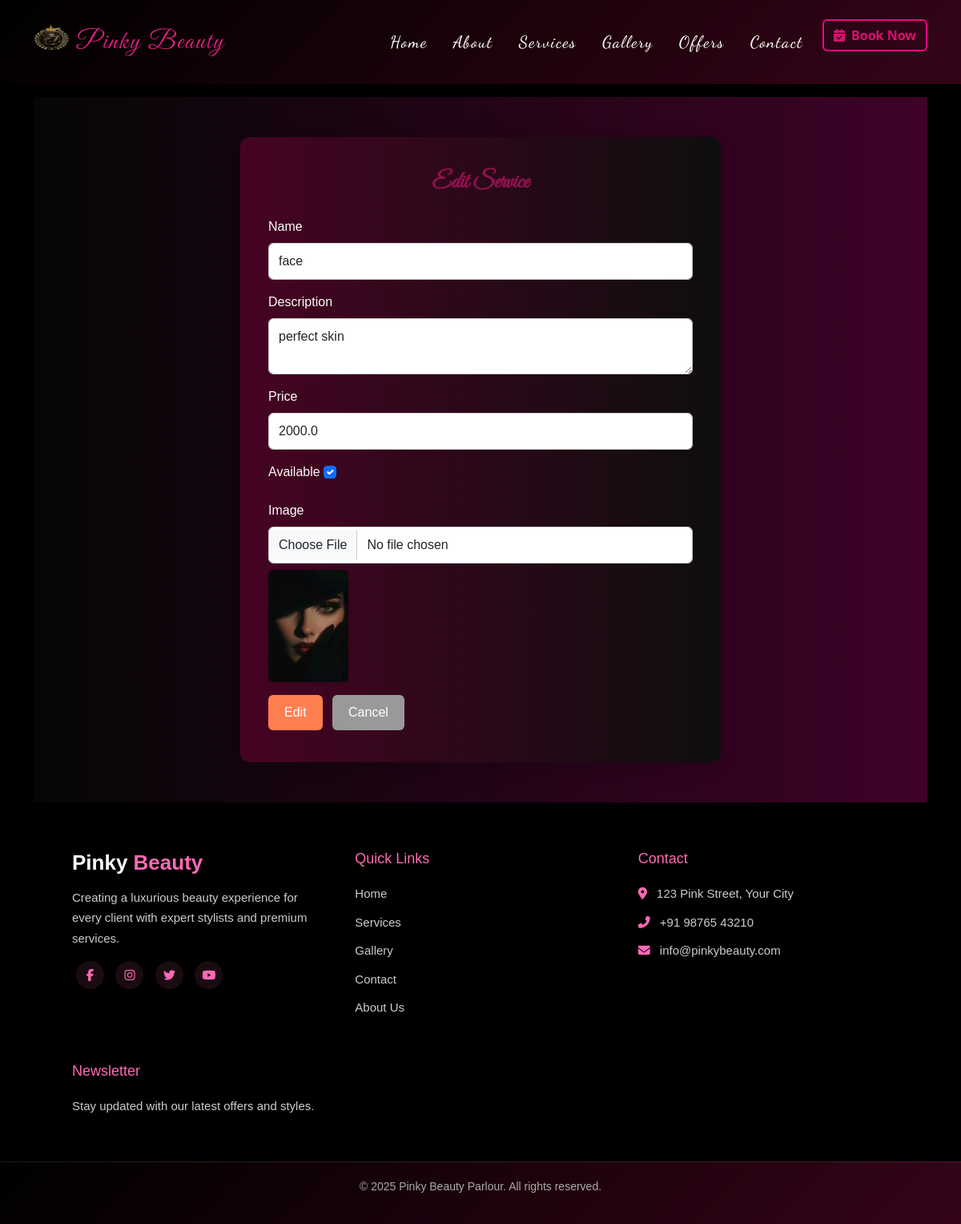
The page /edit-service/2/ (signed in) on the database its author committed.
### main/models.py (models this page shows, shortened)
class Service(models.Model):
    name = models.CharField(max_length=100)
    description = models.TextField()
    price = models.FloatField()
    image = models.ImageField(upload_to='services/')
    available = models.BooleanField(default=True)

### main/views.py (the view)
# urls.py: path('edit-service/<int:id>/', views.edit_service, name='edit_service'),
@login_required
def edit_service(request, id):
    service = get_object_or_404(Service, id=id)
    fields = [
        {'label': 'Name', 'name': 'name', 'type': 'text'},
        {'label': 'Description', 'name': 'description', 'type': 'textarea'},
        {'label': 'Price', 'name': 'price', 'type': 'number'},
        {'label': 'Available', 'name': 'available', 'type': 'checkbox'},
        {'label': 'Image', 'name': 'image', 'type': 'file'},
    ]
    return admin_form_view(request, Service, fields, obj=service, form_type='Service')

### main/views.py (called while the page is built, shortened)
def admin_form_view(request, model_class, fields, obj=None, form_type=None, back_url='admin_dashboard'):
    if not request.user.is_superuser:
        return redirect('home')
    for f in fields:
        f['value'] = getattr(obj, f['name'], None) if obj else None
    return render(request, 'admin_form.html', {
        'form_type': form_type,
        'action': 'Edit' if obj else 'Add',
        'fields': fields,
        'back_url': f'/{back_url}/'
    })

### main/Templates/admin_form.html (shortened to what this page needs)
{% extends "base.html" %}
{% load static %}
{% block content %}
<section class="form-section">
  <div class="form-wrapper">
    <h2>{{ action }} {{ form_type }}</h2>
    <form method="post" enctype="multipart/form-data">
      {% for field in fields %}
      <div class="mb-3">
        <label class="form-label">{{ field.label }}</label>
        {% if field.type == "text" or field.type == "number" or field.type == "date" %}
          <input type="{{ field.type }}" name="{{ field.name }}" class="form-control"
                 value="{{ field.value|default_if_none:'' }}">
        {% elif field.type == "textarea" %}
          <textarea name="{{ field.name }}" class="form-control">{{ field.value|default_if_none:'' }}</textarea>
        {% elif field.type == "checkbox" %}
          <input type="checkbox" name="{{ field.name }}" class="form-check-input"
                 {% if field.value %}checked{% endif %}>
        {% elif field.type == "file" %}
          <input type="file" name="{{ field.name }}" class="form-control">
          {% if field.value %}
            <img src="{{ field.value.url }}" width="100" class="mt-2 rounded shadow-sm">
          {% endif %}
        {% endif %}
      </div>
      {% endfor %}
      <button type="submit" class="btn btn-primary">{{ action }}</button>
      <a href="{{ back_url }}" class="btn btn-secondary">Cancel</a>
    </form>
  </div>
</section>
{% endblock %}

### main/Templates/base.html (style rules this page uses)
body { font-family: 'Segoe UI', Tahoma, Geneva, Verdana, sans-serif; background-color: #000; color: #ffffff; overflow-x: hidden; }

### main/Templates/admin_form.html (style rules this page uses)
.form-section { background: linear-gradient(to right, #060606, #3e0227); min-height: 100vh; display: flex; justify-content: center; align-items: center; padding: 50px 15px; font-family: 'Poppins', sans-serif; color: #fefcfc; }
.form-wrapper { background: linear-gradient(to right, #460323, #0e0e0e); border-radius: 12px; box-shadow: 0 8px 25px rgba(0,0,0,0.15); padding: 40px 35px; width: 100%; max-width: 600px; }
.form-wrapper h2 { text-align: center; margin-bottom: 25px; font-size: 1.8rem; font-weight: 600; color: #931150; font-family: 'Great Vibes', cursive; }
.form-control, textarea { width: 100%; border: 1px solid #ccc; border-radius: 6px; padding: 10px 12px; outline: none; transition: 0.3s; }
.btn-primary { background-color: #ff7f50; border: none; color: #fff; padding: 10px 20px; border-radius: 6px; transition: 0.3s; }
.btn-secondary { background-color: #999; border: none; color: #fff; padding: 10px 20px; border-radius: 6px; margin-left: 8px; transition: 0.3s; }
img.mt-2 { margin-top: 8px; }

### rows shown on the page
Service: name "face" "2000.0", description "perfect skin"

### other values the page prints
{{ action }} "Edit"
{{ field.label }} "Name" "Description" "Price" "Available" "Image"
